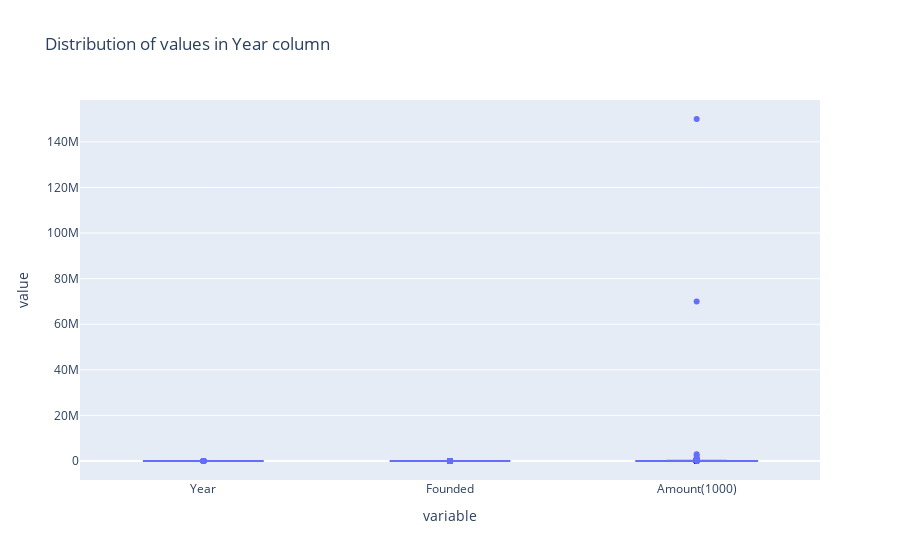
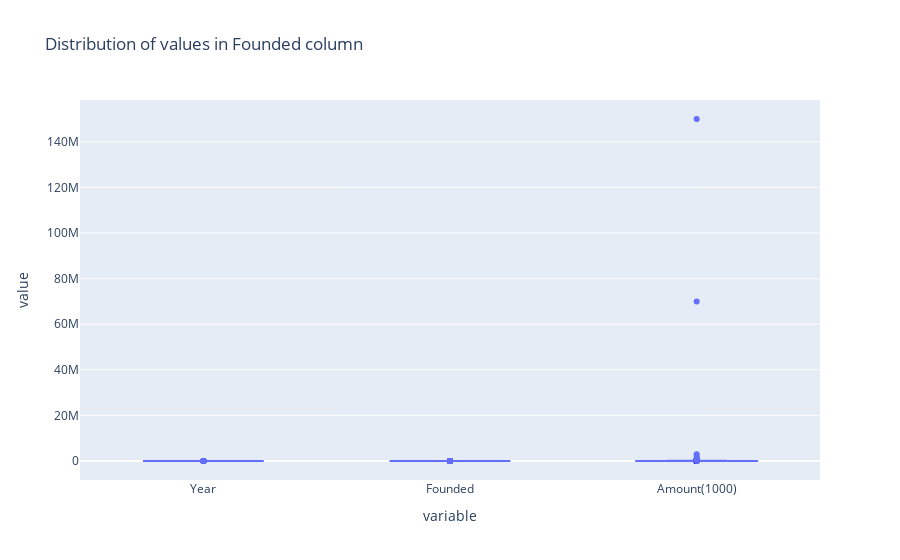
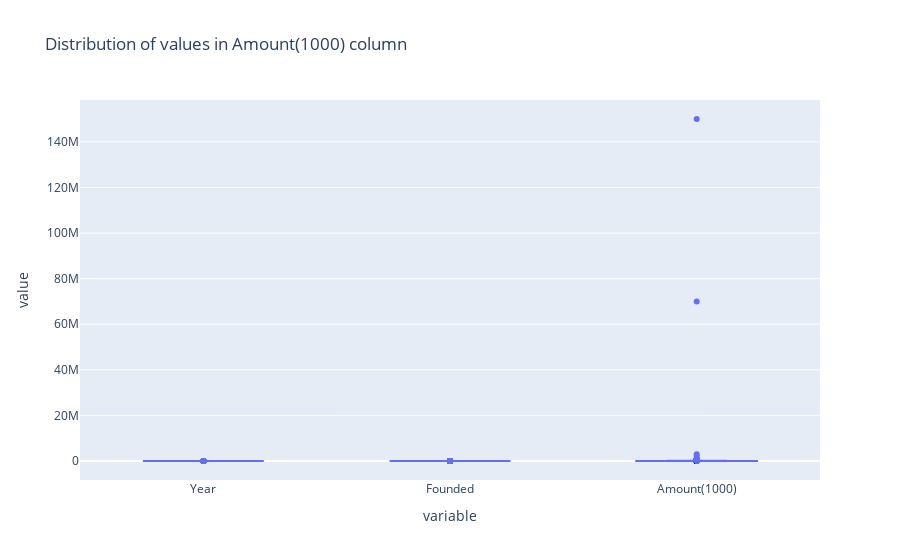

The notebook cell saved with these charts, in order:
### Code cell
# Displaying the values in categorical data
# for Numerical
for column in df_concat[Numericals].columns:
    fig = px.box(df_concat[Numericals],title = f'Distribution of values in {column} column')
    fig.show()

### Figure 1 — Plotly figure (JSON) as saved in the notebook; plotly's stock layout.template omitted (floating-point values rounded to 4 significant figures; data arrays with more than 128 entries replaced by an {"elided": "..."} marker saying what was removed)
{"data": [{"alignmentgroup": "True", "hovertemplate": "variable=%{x}<br>value=%{y}<extra></extra>", "legendgroup": "", "marker": {"color": "#636efa"}, "name": "", "notched": false, "offsetgroup": "", "orientation": "v", "showlegend": false, "type": "box", "x": {"elided": "8553 str values"}, "x0": " ", "xaxis": "x", "y": {"elided": "8553 float values"}, "y0": " ", "yaxis": "y"}], "layout": {"boxmode": "group", "legend": {"tracegroupgap": 0}, "title": {"text": "Distribution of values in Year column"}, "xaxis": {"anchor": "y", "domain": [0, 1], "title": {"text": "variable"}}, "yaxis": {"anchor": "x", "domain": [0, 1], "title": {"text": "value"}}}}

### Figure 2 — Plotly figure (JSON) as saved in the notebook; plotly's stock layout.template omitted (floating-point values rounded to 4 significant figures; data arrays with more than 128 entries replaced by an {"elided": "..."} marker saying what was removed)
{"data": [{"alignmentgroup": "True", "hovertemplate": "variable=%{x}<br>value=%{y}<extra></extra>", "legendgroup": "", "marker": {"color": "#636efa"}, "name": "", "notched": false, "offsetgroup": "", "orientation": "v", "showlegend": false, "type": "box", "x": {"elided": "8553 str values"}, "x0": " ", "xaxis": "x", "y": {"elided": "8553 float values"}, "y0": " ", "yaxis": "y"}], "layout": {"boxmode": "group", "legend": {"tracegroupgap": 0}, "title": {"text": "Distribution of values in Founded column"}, "xaxis": {"anchor": "y", "domain": [0, 1], "title": {"text": "variable"}}, "yaxis": {"anchor": "x", "domain": [0, 1], "title": {"text": "value"}}}}

### Figure 3 — Plotly figure (JSON) as saved in the notebook; plotly's stock layout.template omitted (floating-point values rounded to 4 significant figures; data arrays with more than 128 entries replaced by an {"elided": "..."} marker saying what was removed)
{"data": [{"alignmentgroup": "True", "hovertemplate": "variable=%{x}<br>value=%{y}<extra></extra>", "legendgroup": "", "marker": {"color": "#636efa"}, "name": "", "notched": false, "offsetgroup": "", "orientation": "v", "showlegend": false, "type": "box", "x": {"elided": "8553 str values"}, "x0": " ", "xaxis": "x", "y": {"elided": "8553 float values"}, "y0": " ", "yaxis": "y"}], "layout": {"boxmode": "group", "legend": {"tracegroupgap": 0}, "title": {"text": "Distribution of values in Amount(1000) column"}, "xaxis": {"anchor": "y", "domain": [0, 1], "title": {"text": "variable"}}, "yaxis": {"anchor": "x", "domain": [0, 1], "title": {"text": "value"}}}}
